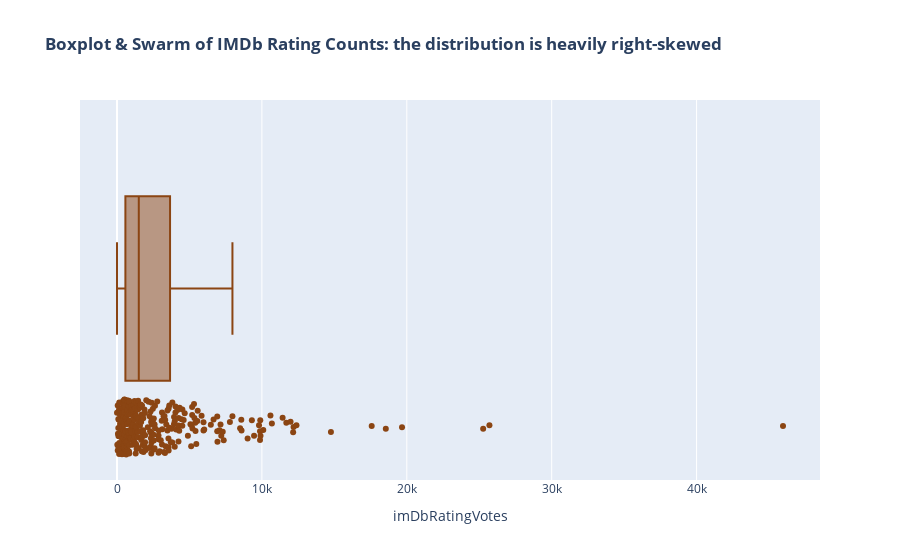

Notebook cell for this chart:
### Code cell
px.box(metascripts, 
       x = 'imDbRatingVotes', 
       hover_data = ['title'], 
       color_discrete_sequence=['saddlebrown'], 
       points = 'all',
       title= "<b>Boxplot & Swarm of IMDb Rating Counts: the distribution is heavily right-skewed")

### Figure 1 — Plotly figure (JSON) as saved in the notebook; plotly's stock layout.template omitted (floating-point values rounded to 4 significant figures; data arrays with more than 128 entries replaced by an {"elided": "..."} marker saying what was removed)
{"data": [{"alignmentgroup": "True", "boxpoints": "all", "customdata": {"elided": "316x1 str values"}, "hovertemplate": "imDbRatingVotes=%{x}<br>title=%{customdata[0]}<extra></extra>", "legendgroup": "", "marker": {"color": "saddlebrown"}, "name": "", "notched": false, "offsetgroup": "", "orientation": "h", "showlegend": false, "type": "box", "x": {"elided": "316 int values"}, "x0": " ", "xaxis": "x", "y0": " ", "yaxis": "y"}], "layout": {"boxmode": "group", "legend": {"tracegroupgap": 0}, "title": {"text": "<b>Boxplot & Swarm of IMDb Rating Counts: the distribution is heavily right-skewed"}, "xaxis": {"anchor": "y", "domain": [0, 1], "title": {"text": "imDbRatingVotes"}}, "yaxis": {"anchor": "x", "domain": [0, 1]}}}
